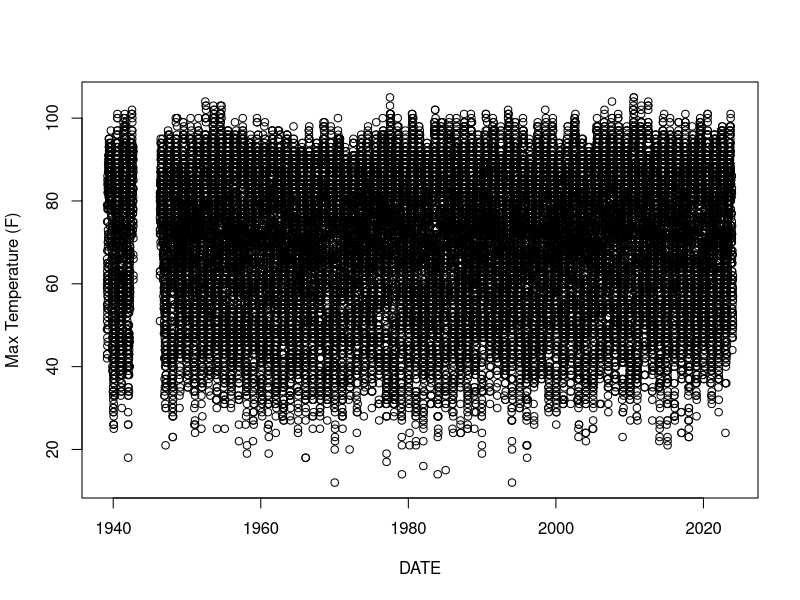
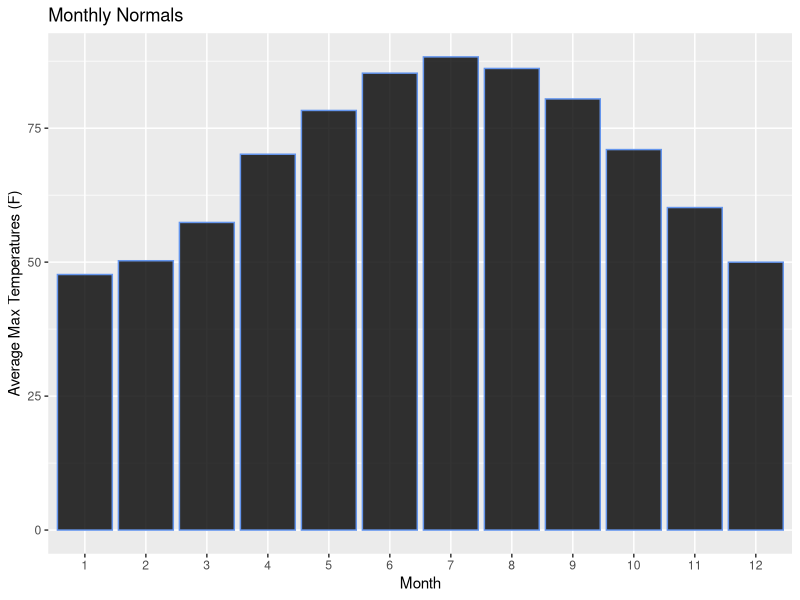
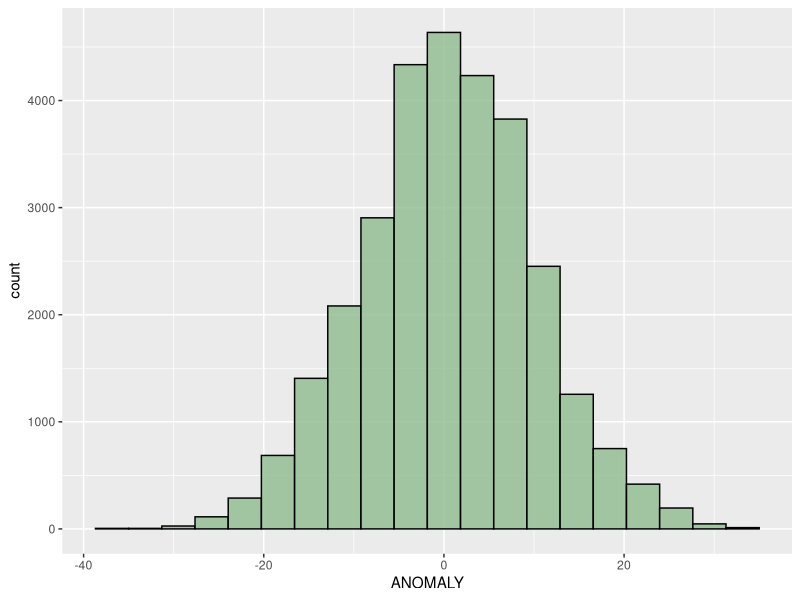
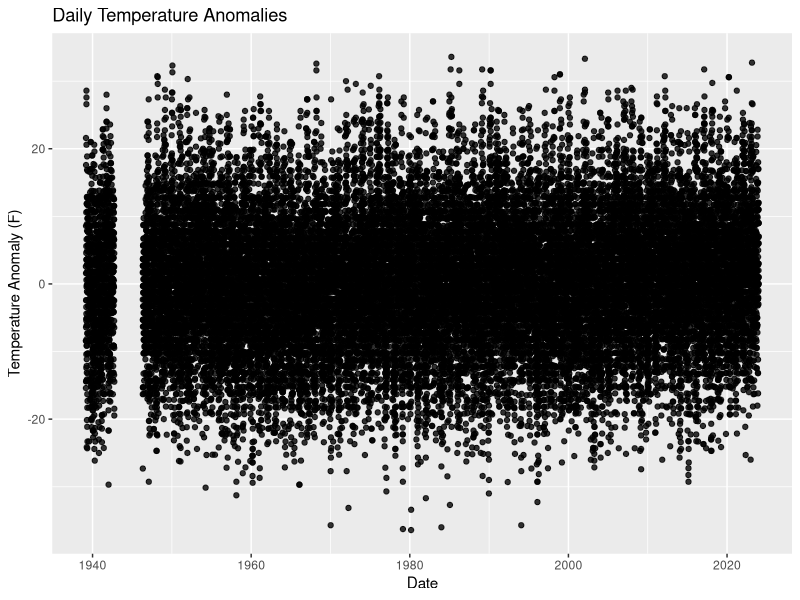
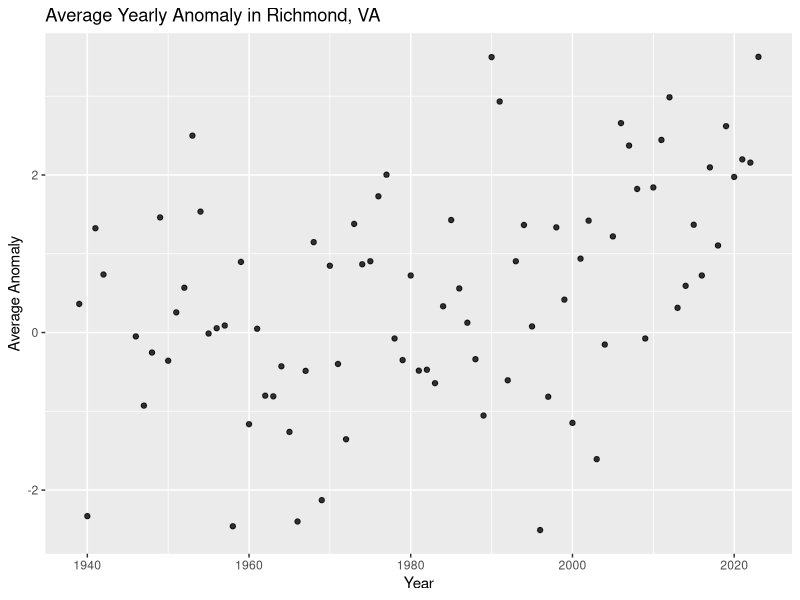
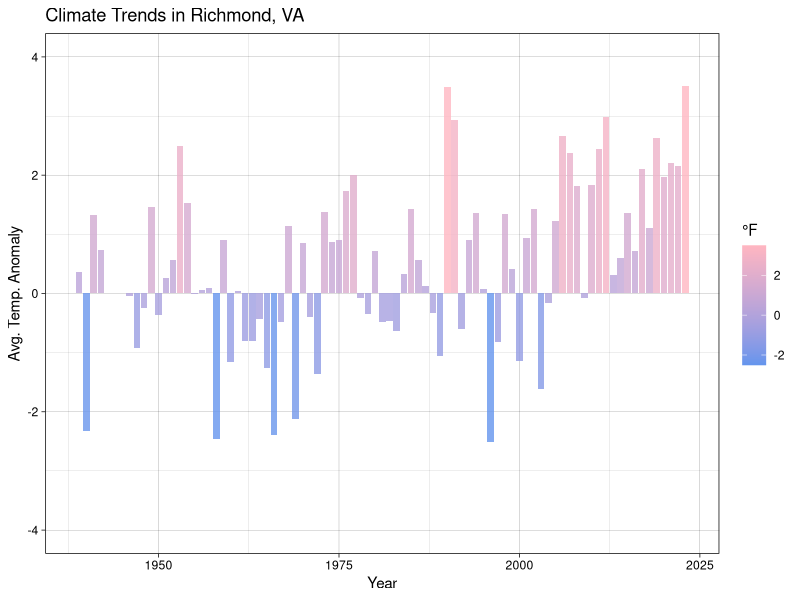
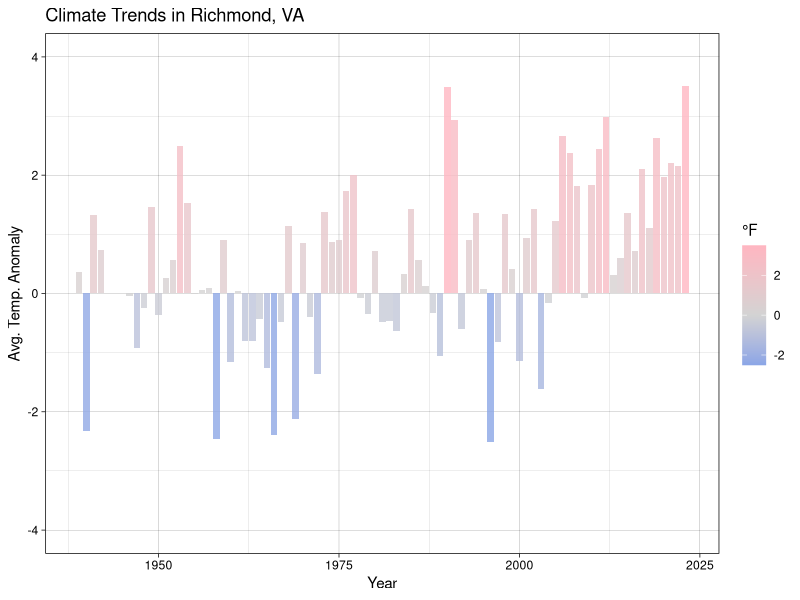

These figures' R source, in order:
## ---- chunk 1
knitr::opts_chunk$set(echo = TRUE)
## ---- chunk 2
# require in our packages
require(lubridate)
require(tidyverse)
## ---- chunk 3
# read in the data
rva <- read.csv("climate_data.csv",
                stringsAsFactors = T)
# What are the variable names & data types?
summary(rva)
str(rva) #str shows what is a factor, date should NOT be a factor. Use the lubricate package to change this
## ---- chunk 4
# reformat date to be a date; date should NOT be a factor. Use the lubricate package to change this
rva$DATE <- ymd(rva$DATE)
summary(rva$DATE)
str(rva$DATE)
## ---- chunk 5
# Create year column; type the data frame's name, dollar sign, what ever name you want
rva$YEAR <- year(rva$DATE) #assign operator (<-), the year lubricate command, where you want the R to find the year within the data frame, in this case its in the DATE column
summary(rva$YEAR)
# Create month column
rva$MONTH <-month(rva$DATE)
head(rva$MONTH)
summary(rva$MONTH) #check to see if the column has been made
## ---- chunk 6
# what years do we have in our data.frame?
range(rva$YEAR)
# are there any data gaps? how many are there? You can graph the data to see if there are any holes
plot(x = rva$DATE,
     y = rva$TMAX,
     xlab = "DATE",
     ylab = "Max Temperature (F)")# as you can see in the graph, there is a gap. you are going to want to set your baseline to avoid those gaps

## ---- chunk 7
# Name your data.frame wisely! pipe operator (ctr + shift + m)
rva_base <-rva %>% # making a new fata fram from rva
  filter(YEAR <=1964) #1964 is 25 years ahead
# See if it worked!
summary(rva_base)
## ---- chunk 8
# new data.frame for norms
rva_norm <- rva_base %>%
 group_by(MONTH) %>% #want the average for each month
  summarise(AVG_TMAX = #new column
              mean(TMAX, na.rm = T)) #average of TMAX
               
# Check out the data.frame to see if it worked.
ggplot(rva_norm,
       aes(x = as.factor( MONTH), #treat the numbered months as a factor
           y = AVG_TMAX))+
  geom_col(alpha = 0.8,
           fill = "black",
           color = "cornflowerblue")+
  labs(x = "Month",
       y = "Average Max Temperatures (F)",
       title = "Monthly Normals")
# Plot the data.frame to see if the VALUES make sense

## ---- chunk 9
# create a new daily data.frame
rva_full <- full_join(rva,rva_norm,
                      by = "MONTH") 
# did it work?# did it work?
summary(rva_full)
## ---- chunk 10
# Create anomaly column
rva_full$ANOMALY <- rva_full$TMAX - rva_full$AVG_TMAX
# Did it work?
summary(rva_full$ANOMALY)
# Check the distribution of values graphically
ggplot(rva_full,
       aes(x = ANOMALY))+
  geom_histogram(bins = 20,
                 color = "black",
                 fill = "darkseagreen",
                 alpha = 0.8)
## ---- chunk 11
# daily climate anomaly plot
ggplot(rva_full,
       aes(x = DATE,
           y = ANOMALY))+
  geom_point(alpha = 0.8)+
  labs(x = "Date",
       y = "Temperature Anomaly (F)",
       title = "Daily Temperature Anomalies" )
## ---- chunk 12
# Create simple data of year and climate variables
rva_yearly <- rva_full %>% 
  drop_na(ANOMALY) %>% #gets rid of NA's, check rva_yearly in environment
  group_by(YEAR) %>% #create column one
  summarise(AVG_ANOM = mean(ANOMALY, #make column 2, name it, avg daily anomaly temps/year
                            na.rm = T),
            TOT_PRCP = sum(PRCP, 
                           na.rn = T)) 
## ---- chunk 13
# Point version
ggplot(rva_yearly,
       aes(x = YEAR,
           y = AVG_ANOM))+
  geom_point(alpha = 0.8)+
  labs (x = "Year",
        y = "Average Anomaly",
        title = "Average Yearly Anomaly in Richmond, VA" )
# Column version
ggplot(rva_yearly,
       aes(x = YEAR,
           y = AVG_ANOM,
           fill = AVG_ANOM))+
  geom_col(alpha = 0.8)+
  labs(x = "Year",
       y = "Avg. Temp. Anomaly",
       title = "Climate Trends in Richmond, VA",
       fill = "°F")+
  scale_fill_gradient(low = "cornflowerblue",
                      high = "lightpink")+
   theme_linedraw()+
  ylim(-4,4)
ggplot(rva_yearly,
       aes(x = YEAR,
           y = AVG_ANOM,
           fill = AVG_ANOM))+
  geom_col(alpha = 0.8)+
  labs(x = "Year",
       y = "Avg. Temp. Anomaly",
       title = "Climate Trends in Richmond, VA",
       fill = "°F")+
  scale_fill_gradient2(low = "cornflowerblue",
                      mid = "lightgrey",
                      high = "lightpink")+
   theme_linedraw()+
  ylim(-4,4)
